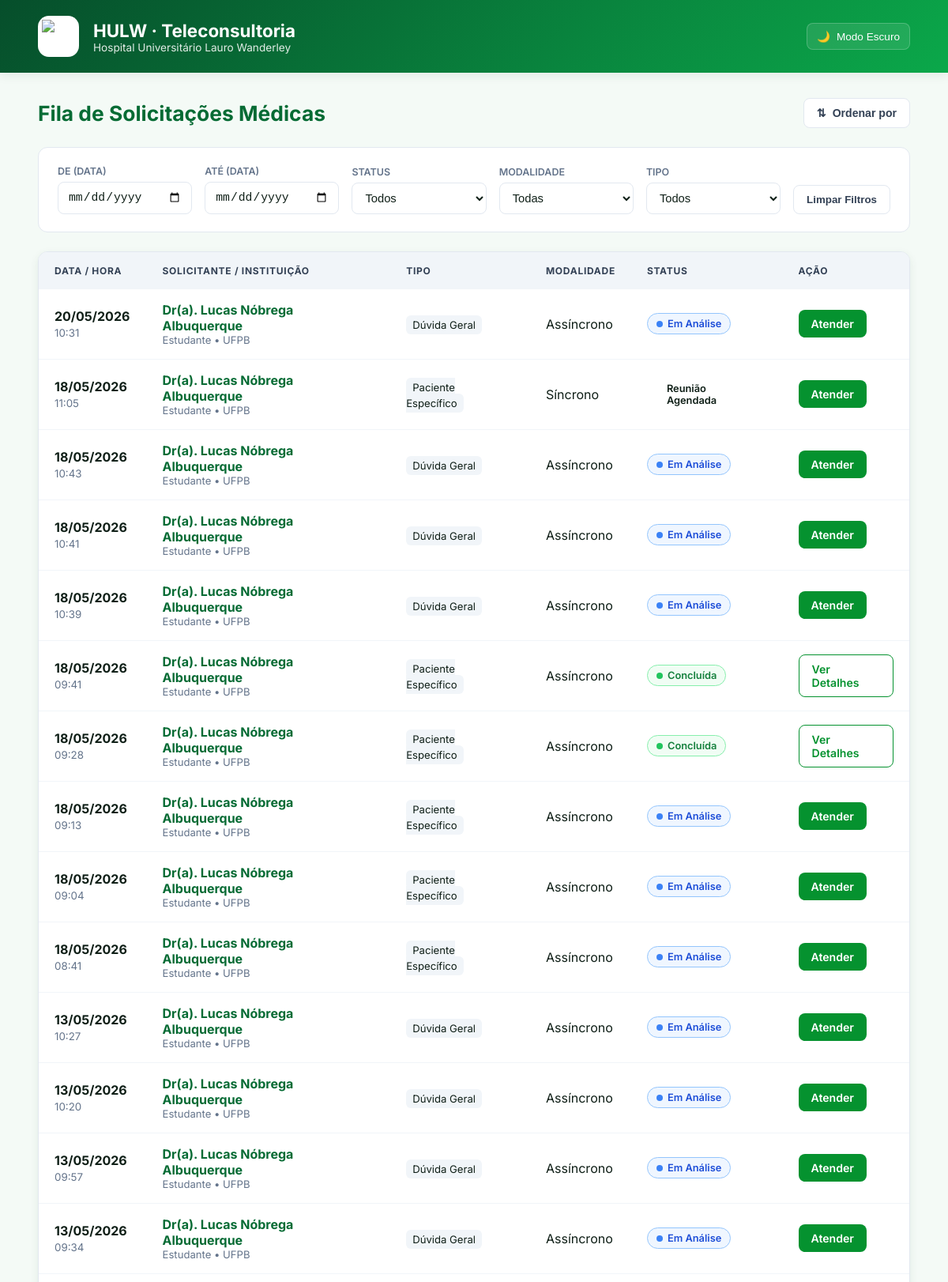
Page /fila/ (upper part) on the committed database.
### teleconsultoria/models.py (models this page shows, shortened)
class Solicitacao(models.Model):
    profissional = models.ForeignKey(Profissional, on_delete=models.CASCADE, related_name='solicitacoes')
    medica_designada = models.ForeignKey(Medica, on_delete=models.SET_NULL, null=True, blank=True, related_name='atendimentos')
    status = models.CharField(max_length=20, choices=StatusSolicitacao.choices, default=StatusSolicitacao.PENDENTE)
    tipo_atendimento = models.CharField(max_length=20, choices=TipoAtendimento.choices)
    data_sol = models.DateTimeField(auto_now_add=True)
    data_marcada = models.DateField(null=True, blank=True)
    horario_marcado = models.TimeField(null=True, blank=True)
    duracao_estimada = models.PositiveIntegerField(null=True, blank=True, help_text="Duração em minutos")
    link_teams = models.URLField(max_length=500, null=True, blank=True)
    resumo_sincrono = models.TextField(null=True, blank=True)
    justificativa_cancelamento = models.TextField(null=True, blank=True)
    data_limite = models.DateField(null=True, blank=True)
    horario_limite = models.TimeField(null=True, blank=True)
    idade_pac = models.IntegerField(null=True, blank=True)
    sexo_pac = models.CharField(max_length=2, choices=Sexo.choices, null=True, blank=True)
    sexo_biologico_pac = models.CharField(max_length=1, choices=[('M', 'Masculino'), ('F', 'Feminino')], null=True, blank=True)
    queixas = models.TextField(null=True, blank=True)
    historico_med = models.TextField(blank=True, null=True)
    diagnostico_princ = models.TextField(blank=True, null=True)
    diagnostico_sec = models.TextField(blank=True, null=True)
    medicamentos = models.TextField(blank=True, null=True)
    exames_recentes = models.TextField(blank=True, null=True)
    duvida_clinica = models.TextField()
    token_acesso = models.UUIDField(default=uuid.uuid4, editable=False)
    class Meta:
        verbose_name = "Solicitação"
        verbose_name_plural = "Solicitações"

class Profissional(models.Model):
    user = models.OneToOneField(User, on_delete=models.CASCADE, null=True, blank=True)
    cpf = models.CharField(max_length=11, unique=True)
    nome_completo = models.CharField(max_length=255)
    email = models.EmailField()
    telefone = models.CharField(max_length=15, help_text="WhatsApp com DDD", blank=True, null=True)
    crm = models.CharField(max_length=20, blank=True, null=True)
    cargo = models.CharField(max_length=100)
    instituicao = models.CharField(max_length=100)

### teleconsultoria/views.py (the view)
# urls.py: path('fila/', views.fila_medica, name='fila_medica'),
def fila_medica(request):
    solicitacoes = Solicitacao.objects.all().order_by('-data_sol')
    return render(request, 'fila_medica.html', {'solicitacoes': solicitacoes})

### teleconsultoria/templates/fila_medica.html (shortened to what this page needs)
<!DOCTYPE html>
<html lang="pt-br">
<head>
</head>
<body>
    {% load static %}
    <header class="header">
        <div class="header-left">
            <div class="logo-container">
                <img src="https://encrypted-tbn0.gstatic.com/images?q=tbn:ANd9GcQryXQkqFL8UMlNXtInfmWSQhSp1ZcKgreHmw&s" alt="Logo HULW">
            </div>
            <div>
                <h1>HULW · Teleconsultoria</h1>
                <div class="subtitle">Hospital Universitário Lauro Wanderley</div>
            </div>
        </div>
        <button class="theme-toggle" id="themeToggle">
            <span id="themeIcon">🌙</span> <span id="themeText">Modo Escuro</span>
        </button>
    </header>
    <main class="container">
        <div class="page-title">
            <div style="display: flex; align-items: center; gap: 15px;">
                <h2>Fila de Solicitações Médicas</h2>
            </div>
            <div class="sort-dropdown">
                <button class="sort-btn" onclick="toggleSort(event)">
                    <span>⇅</span> Ordenar por
                </button>
            </div>
        </div>
        <div class="filter-bar">
            <div class="filter-group">
                <label>De (Data)</label>
                <input type="date" id="filterDataInicio" onchange="filtrarTabela()">
            </div>
            <div class="filter-group">
                <label>Até (Data)</label>
                <input type="date" id="filterDataFim" onchange="filtrarTabela()">
            </div>
            <div class="filter-group">
                <label>Status</label>
                <select id="filterStatus" onchange="filtrarTabela()">
                    <option value="">Todos</option>
                </select>
            </div>
            <div class="filter-group">
                <label>Modalidade</label>
                <select id="filterModalidade" onchange="filtrarTabela()">
                    <option value="">Todas</option>
                </select>
            </div>
            <div class="filter-group">
                <label>Tipo</label>
                <select id="filterTipo" onchange="filtrarTabela()">
                    <option value="">Todos</option>
                </select>
            </div>
            <button class="btn-limpar" onclick="limparFiltros()">Limpar Filtros</button>
        </div>
        <div class="table-wrapper">
            <table id="tabelaFila">
                <thead>
                    <tr>
                        <th>Data / Hora</th>
                        <th>Solicitante / Instituição</th>
                        <th>Tipo</th>
                        <th>Modalidade</th>
                        <th>Status</th>
                        <th>Ação</th>
                    </tr>
                </thead>
                <tbody id="tableBody">
                    {% for sol in solicitacoes %}
                    <tr class="linha-solicitacao"
                        data-data="{{ sol.data_sol|date:'Y-m-d H:i' }}"
                        data-status="{{ sol.status }}"
                        data-modalidade="{{ sol.tipo_atendimento }}"
                        data-tipo="{% if sol.idade_pac > 0 %}Paciente Específico{% else %}Dúvida Geral{% endif %}">
                        <td class="date-cell">
                            <strong>{{ sol.data_sol|date:"d/m/Y" }}</strong>
                            <small>{{ sol.data_sol|date:"H:i" }}</small>
                        </td>
                        <td>
                            <span class="sol-nome">
                                Dr(a). {{ sol.profissional.nome_completo|default:"Não informado" }}
                            </span>
                            <span class="inst-info">
                                {{ sol.profissional.cargo|default:"Médico(a)" }} • {{ sol.profissional.instituicao|default:"Instituição não informada" }}
                            </span>
                        </td>
                        <td>
                            <span style="font-size: 0.82rem; background: var(--gray-100); padding: 4px 8px; border-radius: 6px;">
                                {% if sol.idade_pac > 0 %}Paciente Específico{% else %}Dúvida Geral{% endif %}
                            </span>
                        </td>
                        <td>{{ sol.get_tipo_atendimento_display }}</td>
                        <td>
                            <span class="status-pill status-{{ sol.status }}">
                                {{ sol.get_status_display }}
                            </span>
                        </td>
                        <td>
                            <a href="{% url 'detalhe_caso' sol.id %}" class="btn {% if sol.status == 'CONCLUIDA' %}btn-concluido{% endif %}">
                                {% if sol.status == 'CONCLUIDA' %}Ver Detalhes{% else %}Atender{% endif %}
                            </a>
                        </td>
                    </tr>
                    {% empty %}
                    <tr>
                        <td colspan="6" style="text-align:center; padding: 40px; color: var(--gray-500);">Nenhuma solicitação encontrada.</td>
                    </tr>
                    {% endfor %}
                </tbody>
            </table>
        </div>
    </main>
</body>
</html>

### teleconsultoria/templates/fila_medica.html (style rules this page uses)
:root { --green-900: #064e2b; --green-800: #066b34; --green-700: #05922f; --green-600: #0ba84a; --green-50: #f0fdf4; --green-100: #dcfce7; --white: #ffffff; --bg: #f4faf6; --shadow-sm: 0 1px 2px rgba(6, 78, 43, 0.06); --shadow-md: 0 4px 12px rgba(6, 78, 43, 0.08); --radius: 12px; --transition: all 0.3s ease; --green-500: #22c55e; --gray-900: #0f1f17; --gray-700: #334155; --gray-500: #64748b; --gray-300: #cbd5e1; --gray-200: #e2e8f0; --gray-100: #f1f5f9; }
* { box-sizing: border-box; transition: background-color 0.3s ease, color 0.3s ease, border-color 0.3s ease; }
body { font-family: 'Inter', 'Segoe UI', sans-serif; margin: 0; background: var(--bg); color: var(--gray-900); min-height: 100vh; }
.header { background: linear-gradient(135deg, #064e2b 0%, #0ba84a 100%); color: white; padding: 20px 48px; display: flex; align-items: center; justify-content: space-between; box-shadow: var(--shadow-md); }
.header-left { display: flex; align-items: center; gap: 18px; }
.header .logo-container { width: 52px; height: 52px; background: white; border-radius: 14px; display: flex; align-items: center; justify-content: center; overflow: hidden; }
.header .logo-container img { width: 80%; height: 80%; object-fit: contain; }
.header h1 { margin: 0; font-size: 1.4rem; font-weight: 700; }
.header .subtitle { font-size: 0.85rem; opacity: 0.88; }
.theme-toggle { background: rgba(255, 255, 255, 0.1); border: 1px solid rgba(255, 255, 255, 0.2); color: white; padding: 8px 12px; border-radius: 8px; cursor: pointer; display: flex; align-items: center; gap: 8px; font-size: 0.85rem; font-weight: 500; }
.container { max-width: 1280px; margin: 0 auto; padding: 32px 48px 64px; }
.page-title { display: flex; align-items: center; justify-content: space-between; margin-bottom: 24px; }
.page-title h2 { margin: 0; color: var(--green-800); font-size: 1.65rem; font-weight: 700; }
.sort-dropdown { position: relative; display: inline-block; }
.sort-btn { background: var(--white); border: 1.5px solid var(--gray-200); padding: 10px 16px; border-radius: 8px; cursor: pointer; font-weight: 600; font-size: 0.88rem; display: flex; align-items: center; gap: 8px; color: var(--gray-700); }
.filter-bar { background: var(--white); padding: 22px 24px; border-radius: var(--radius); border: 1px solid var(--gray-200); margin-bottom: 24px; display: flex; gap: 16px; align-items: flex-end; flex-wrap: wrap; }
.filter-group { display: flex; flex-direction: column; gap: 6px; flex: 1; min-width: 150px; }
.filter-group label { font-size: 0.78rem; font-weight: 600; color: var(--gray-500); text-transform: uppercase; }
select, input[type="date"] { padding: 10px 12px; border-radius: 8px; border: 1.5px solid var(--gray-200); background: var(--white); color: var(--gray-900); font-size: 0.92rem; width: 100%; }
.table-wrapper { background: var(--white); border-radius: var(--radius); overflow: hidden; box-shadow: var(--shadow-md); border: 1px solid var(--gray-200); }
table { width: 100%; border-collapse: collapse; }
thead { background: var(--gray-100); }
th { padding: 16px 20px; text-align: left; color: var(--gray-700); font-size: 0.75rem; text-transform: uppercase; letter-spacing: 0.06em; }
td { padding: 16px 20px; border-bottom: 1px solid var(--gray-100); }
.date-cell strong { display: block; color: var(--gray-900); font-weight: 700; }
.date-cell small { color: var(--gray-500); }
.sol-nome { display: block; font-weight: 700; color: var(--green-800); }
.inst-info { display: block; font-size: 0.82rem; color: var(--gray-500); }
.status-pill { display: inline-flex; align-items: center; gap: 6px; padding: 5px 11px; border-radius: 999px; font-size: 0.8rem; font-weight: 600; }
.status-pill::before { content: ''; width: 8px; height: 8px; border-radius: 50%; display: inline-block; }
.status-ANALISE { background: #eff6ff; color: #1d4ed8; border: 1px solid #93c5fd; }
.status-ANALISE::before { background: #3b82f6; }
.status-CONCLUIDA { background: #f0fdf4; color: #15803d; border: 1px solid #86efac; }
.status-CONCLUIDA::before { background: #22c55e; }
.btn { padding: 9px 16px; text-decoration: none; border-radius: 8px; background: #05922f; color: white; font-weight: 600; font-size: 0.88rem; display: inline-block; }
.btn-concluido { background: transparent; color: #05922f; border: 1.5px solid #05922f; }
.btn-limpar { padding: 10px 16px; background: transparent; color: var(--gray-700); border: 1.5px solid var(--gray-200); border-radius: 8px; cursor: pointer; font-weight: 600; }

### rows in the picture
Solicitacao: data_sol "20/05/2026", data_sol "10:31", profissional.nome_completo "Lucas Nóbrega Albuquerque", profissional.cargo "Estudante", profissional.instituicao "UFPB", idade_pac "Dúvida Geral", tipo_atendimento "Assíncrono", status "Em Análise", shows "Atender"
Solicitacao: data_sol "18/05/2026", data_sol "11:05", profissional.nome_completo "Lucas Nóbrega Albuquerque", profissional.cargo "Estudante", profissional.instituicao "UFPB", idade_pac "Paciente Específico", tipo_atendimento "Síncrono", status "Reunião Agendada", shows "Atender"
Solicitacao: data_sol "18/05/2026", data_sol "10:43", profissional.nome_completo "Lucas Nóbrega Albuquerque", profissional.cargo "Estudante", profissional.instituicao "UFPB", idade_pac "Dúvida Geral", tipo_atendimento "Assíncrono", status "Em Análise", shows "Atender"
Solicitacao: data_sol "18/05/2026", data_sol "10:41", profissional.nome_completo "Lucas Nóbrega Albuquerque", profissional.cargo "Estudante", profissional.instituicao "UFPB", idade_pac "Dúvida Geral", tipo_atendimento "Assíncrono", status "Em Análise", shows "Atender"
Solicitacao: data_sol "18/05/2026", data_sol "10:39", profissional.nome_completo "Lucas Nóbrega Albuquerque", profissional.cargo "Estudante", profissional.instituicao "UFPB", idade_pac "Dúvida Geral", tipo_atendimento "Assíncrono", status "Em Análise", shows "Atender"
Solicitacao: data_sol "18/05/2026", data_sol "09:41", profissional.nome_completo "Lucas Nóbrega Albuquerque", profissional.cargo "Estudante", profissional.instituicao "UFPB", idade_pac "Paciente Específico", tipo_atendimento "Assíncrono", status "Concluída", shows "Ver Detalhes"
Solicitacao: data_sol "18/05/2026", data_sol "09:28", profissional.nome_completo "Lucas Nóbrega Albuquerque", profissional.cargo "Estudante", profissional.instituicao "UFPB", idade_pac "Paciente Específico", tipo_atendimento "Assíncrono", status "Concluída", shows "Ver Detalhes"
Solicitacao: data_sol "18/05/2026", data_sol "09:13", profissional.nome_completo "Lucas Nóbrega Albuquerque", profissional.cargo "Estudante", profissional.instituicao "UFPB", idade_pac "Paciente Específico", tipo_atendimento "Assíncrono", status "Em Análise", shows "Atender"
Solicitacao: data_sol "18/05/2026", data_sol "09:04", profissional.nome_completo "Lucas Nóbrega Albuquerque", profissional.cargo "Estudante", profissional.instituicao "UFPB", idade_pac "Paciente Específico", tipo_atendimento "Assíncrono", status "Em Análise", shows "Atender"
Solicitacao: data_sol "18/05/2026", data_sol "08:41", profissional.nome_completo "Lucas Nóbrega Albuquerque", profissional.cargo "Estudante", profissional.instituicao "UFPB", idade_pac "Paciente Específico", tipo_atendimento "Assíncrono", status "Em Análise", shows "Atender"
Solicitacao: data_sol "13/05/2026", data_sol "10:27", profissional.nome_completo "Lucas Nóbrega Albuquerque", profissional.cargo "Estudante", profissional.instituicao "UFPB", idade_pac "Dúvida Geral", tipo_atendimento "Assíncrono", status "Em Análise", shows "Atender"
Solicitacao: data_sol "13/05/2026", data_sol "10:20", profissional.nome_completo "Lucas Nóbrega Albuquerque", profissional.cargo "Estudante", profissional.instituicao "UFPB", idade_pac "Dúvida Geral", tipo_atendimento "Assíncrono", status "Em Análise", shows "Atender"
Solicitacao: data_sol "13/05/2026", data_sol "09:57", profissional.nome_completo "Lucas Nóbrega Albuquerque", profissional.cargo "Estudante", profissional.instituicao "UFPB", idade_pac "Dúvida Geral", tipo_atendimento "Assíncrono", status "Em Análise", shows "Atender"
Solicitacao: data_sol "13/05/2026", data_sol "09:34", profissional.nome_completo "Lucas Nóbrega Albuquerque", profissional.cargo "Estudante", profissional.instituicao "UFPB", idade_pac "Dúvida Geral", tipo_atendimento "Assíncrono", status "Em Análise", shows "Atender"
